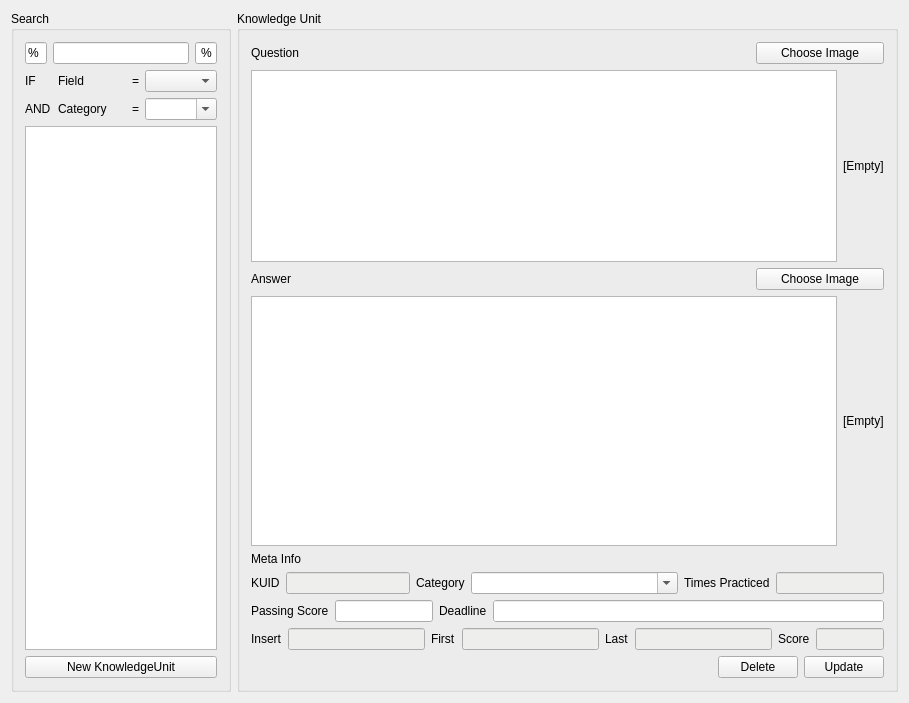
<?xml version="1.0" encoding="UTF-8"?>
<ui version="4.0">
 <class>Qrammer::Window::ManageDB</class>
 <widget class="QMainWindow" name="Qrammer::Window::ManageDB">
  <property name="geometry">
   <rect>
    <x>0</x>
    <y>0</y>
    <width>909</width>
    <height>703</height>
   </rect>
  </property>
  <property name="windowTitle">
   <string>Qrammer - DB Utility</string>
  </property>
  <property name="windowIcon">
   <iconset resource="../../resources/res.qrc">
    <normaloff>:/qrammer-db-tool.ico</normaloff>:/qrammer-db-tool.ico</iconset>
  </property>
  <widget class="QWidget" name="centralWidget">
   <layout class="QVBoxLayout" name="verticalLayout_7">
    <item>
     <layout class="QHBoxLayout" name="horizontalLayout_5" stretch="25,75">
      <item>
       <widget class="QGroupBox" name="groupBox_LHS">
        <property name="title">
         <string>Search</string>
        </property>
        <layout class="QVBoxLayout" name="verticalLayout">
         <item>
          <layout class="QHBoxLayout" name="horizontalLayout_7">
           <item>
            <widget class="QLineEdit" name="lineEdit_Keyword_Prefix">
             <property name="sizePolicy">
              <sizepolicy hsizetype="Expanding" vsizetype="Fixed">
               <horstretch>1</horstretch>
               <verstretch>0</verstretch>
              </sizepolicy>
             </property>
             <property name="maximumSize">
              <size>
               <width>25</width>
               <height>16777215</height>
              </size>
             </property>
             <property name="text">
              <string>%</string>
             </property>
            </widget>
           </item>
           <item>
            <widget class="QLineEdit" name="lineEdit_Keyword">
             <property name="sizePolicy">
              <sizepolicy hsizetype="Expanding" vsizetype="Fixed">
               <horstretch>10</horstretch>
               <verstretch>0</verstretch>
              </sizepolicy>
             </property>
            </widget>
           </item>
           <item>
            <widget class="QLineEdit" name="lineEdit_Keyword_Suffix">
             <property name="sizePolicy">
              <sizepolicy hsizetype="Expanding" vsizetype="Fixed">
               <horstretch>1</horstretch>
               <verstretch>0</verstretch>
              </sizepolicy>
             </property>
             <property name="maximumSize">
              <size>
               <width>25</width>
               <height>16777215</height>
              </size>
             </property>
             <property name="text">
              <string>%</string>
             </property>
             <property name="alignment">
              <set>Qt::AlignRight|Qt::AlignTrailing|Qt::AlignVCenter</set>
             </property>
            </widget>
           </item>
          </layout>
         </item>
         <item>
          <layout class="QHBoxLayout" name="horizontalLayout">
           <item>
            <layout class="QVBoxLayout" name="verticalLayout_3">
             <item>
              <widget class="QLabel" name="label">
               <property name="text">
                <string>IF</string>
               </property>
              </widget>
             </item>
             <item>
              <widget class="QLabel" name="label_2">
               <property name="text">
                <string>AND</string>
               </property>
              </widget>
             </item>
            </layout>
           </item>
           <item>
            <layout class="QVBoxLayout" name="verticalLayout_4">
             <item>
              <widget class="QLabel" name="label_11">
               <property name="text">
                <string>Field</string>
               </property>
               <property name="alignment">
                <set>Qt::AlignLeading|Qt::AlignLeft|Qt::AlignVCenter</set>
               </property>
              </widget>
             </item>
             <item>
              <widget class="QLabel" name="label_12">
               <property name="text">
                <string>Category</string>
               </property>
               <property name="alignment">
                <set>Qt::AlignLeading|Qt::AlignLeft|Qt::AlignVCenter</set>
               </property>
              </widget>
             </item>
            </layout>
           </item>
           <item>
            <layout class="QVBoxLayout" name="verticalLayout_5">
             <item>
              <widget class="QLabel" name="label_14">
               <property name="text">
                <string>=</string>
               </property>
               <property name="alignment">
                <set>Qt::AlignRight|Qt::AlignTrailing|Qt::AlignVCenter</set>
               </property>
              </widget>
             </item>
             <item>
              <widget class="QLabel" name="label_13">
               <property name="text">
                <string>=</string>
               </property>
               <property name="alignment">
                <set>Qt::AlignRight|Qt::AlignTrailing|Qt::AlignVCenter</set>
               </property>
              </widget>
             </item>
            </layout>
           </item>
           <item>
            <layout class="QVBoxLayout" name="verticalLayout_6">
             <item>
              <widget class="QComboBox" name="comboBox_Field">
               <property name="sizePolicy">
                <sizepolicy hsizetype="Preferred" vsizetype="Fixed">
                 <horstretch>10</horstretch>
                 <verstretch>0</verstretch>
                </sizepolicy>
               </property>
               <property name="editable">
                <bool>false</bool>
               </property>
              </widget>
             </item>
             <item>
              <widget class="QComboBox" name="comboBox_Maintype_Search">
               <property name="sizePolicy">
                <sizepolicy hsizetype="Preferred" vsizetype="Fixed">
                 <horstretch>10</horstretch>
                 <verstretch>0</verstretch>
                </sizepolicy>
               </property>
               <property name="editable">
                <bool>true</bool>
               </property>
              </widget>
             </item>
            </layout>
           </item>
          </layout>
         </item>
         <item>
          <widget class="QListWidget" name="listWidget_SearchResults"/>
         </item>
         <item>
          <widget class="QPushButton" name="pushButton_NewKU">
           <property name="text">
            <string>New KnowledgeUnit</string>
           </property>
          </widget>
         </item>
        </layout>
       </widget>
      </item>
      <item>
       <widget class="QGroupBox" name="groupBox_RHS">
        <property name="title">
         <string>Knowledge Unit</string>
        </property>
        <layout class="QVBoxLayout" name="verticalLayout_2" stretch="0,0,0,70,0,0,0,0,0">
         <item>
          <layout class="QHBoxLayout" name="horizontalLayout_QuestionTitle">
           <item>
            <widget class="QLabel" name="label_QuestionTitle">
             <property name="text">
              <string>Question</string>
             </property>
            </widget>
           </item>
           <item>
            <widget class="QPushButton" name="pushButton_ChooseQuestionImage">
             <property name="maximumSize">
              <size>
               <width>128</width>
               <height>16777215</height>
              </size>
             </property>
             <property name="text">
              <string>Choose Image</string>
             </property>
            </widget>
           </item>
          </layout>
         </item>
         <item>
          <layout class="QHBoxLayout" name="horizontalLayout_QuestionContent">
           <item>
            <widget class="QPlainTextEdit" name="plainTextEdit_Question">
             <property name="sizePolicy">
              <sizepolicy hsizetype="Expanding" vsizetype="Expanding">
               <horstretch>0</horstretch>
               <verstretch>2</verstretch>
              </sizepolicy>
             </property>
            </widget>
           </item>
           <item>
            <widget class="QLabel" name="label_QuestionImage">
             <property name="text">
              <string>[Empty]</string>
             </property>
            </widget>
           </item>
          </layout>
         </item>
         <item>
          <layout class="QHBoxLayout" name="horizontalLayout_AnswerTitle">
           <item>
            <widget class="QLabel" name="label_Answer">
             <property name="text">
              <string>Answer</string>
             </property>
            </widget>
           </item>
           <item>
            <widget class="QPushButton" name="pushButton_ChooseImage">
             <property name="maximumSize">
              <size>
               <width>128</width>
               <height>16777215</height>
              </size>
             </property>
             <property name="text">
              <string>Choose Image</string>
             </property>
            </widget>
           </item>
          </layout>
         </item>
         <item>
          <layout class="QHBoxLayout" name="horizontalLayout_AnswerContent">
           <item>
            <widget class="QPlainTextEdit" name="plainTextEdit_Answer">
             <property name="sizePolicy">
              <sizepolicy hsizetype="Expanding" vsizetype="Expanding">
               <horstretch>0</horstretch>
               <verstretch>8</verstretch>
              </sizepolicy>
             </property>
            </widget>
           </item>
           <item>
            <widget class="QLabel" name="label_AnswerImage">
             <property name="text">
              <string>[Empty]</string>
             </property>
            </widget>
           </item>
          </layout>
         </item>
         <item>
          <widget class="QLabel" name="label_5">
           <property name="text">
            <string>Meta Info</string>
           </property>
          </widget>
         </item>
         <item>
          <layout class="QHBoxLayout" name="horizontalLayout_3">
           <item>
            <widget class="QLabel" name="label_7">
             <property name="text">
              <string>KUID</string>
             </property>
            </widget>
           </item>
           <item>
            <widget class="QLineEdit" name="lineEdit_KUID">
             <property name="sizePolicy">
              <sizepolicy hsizetype="Expanding" vsizetype="Fixed">
               <horstretch>3</horstretch>
               <verstretch>0</verstretch>
              </sizepolicy>
             </property>
             <property name="palette">
              <palette>
               <active>
                <colorrole role="Base">
                 <brush brushstyle="SolidPattern">
                  <color alpha="255">
                   <red>238</red>
                   <green>238</green>
                   <blue>236</blue>
                  </color>
                 </brush>
                </colorrole>
               </active>
               <inactive>
                <colorrole role="Base">
                 <brush brushstyle="SolidPattern">
                  <color alpha="255">
                   <red>238</red>
                   <green>238</green>
                   <blue>236</blue>
                  </color>
                 </brush>
                </colorrole>
               </inactive>
               <disabled>
                <colorrole role="Base">
                 <brush brushstyle="SolidPattern">
                  <color alpha="255">
                   <red>239</red>
                   <green>239</green>
                   <blue>239</blue>
                  </color>
                 </brush>
                </colorrole>
               </disabled>
              </palette>
             </property>
             <property name="readOnly">
              <bool>true</bool>
             </property>
            </widget>
           </item>
           <item>
            <widget class="QLabel" name="label_Category">
             <property name="text">
              <string>Category</string>
             </property>
            </widget>
           </item>
           <item>
            <widget class="QComboBox" name="comboBox_Maintype_Meta">
             <property name="sizePolicy">
              <sizepolicy hsizetype="Preferred" vsizetype="Fixed">
               <horstretch>5</horstretch>
               <verstretch>0</verstretch>
              </sizepolicy>
             </property>
             <property name="editable">
              <bool>true</bool>
             </property>
            </widget>
           </item>
           <item>
            <widget class="QLabel" name="label_TimesPracticed">
             <property name="text">
              <string>Times Practiced</string>
             </property>
            </widget>
           </item>
           <item>
            <widget class="QLineEdit" name="lineEdit_TimesPracticed">
             <property name="palette">
              <palette>
               <active>
                <colorrole role="Base">
                 <brush brushstyle="SolidPattern">
                  <color alpha="255">
                   <red>238</red>
                   <green>238</green>
                   <blue>236</blue>
                  </color>
                 </brush>
                </colorrole>
               </active>
               <inactive>
                <colorrole role="Base">
                 <brush brushstyle="SolidPattern">
                  <color alpha="255">
                   <red>238</red>
                   <green>238</green>
                   <blue>236</blue>
                  </color>
                 </brush>
                </colorrole>
               </inactive>
               <disabled>
                <colorrole role="Base">
                 <brush brushstyle="SolidPattern">
                  <color alpha="255">
                   <red>239</red>
                   <green>239</green>
                   <blue>239</blue>
                  </color>
                 </brush>
                </colorrole>
               </disabled>
              </palette>
             </property>
             <property name="autoFillBackground">
              <bool>false</bool>
             </property>
             <property name="readOnly">
              <bool>true</bool>
             </property>
            </widget>
           </item>
          </layout>
         </item>
         <item>
          <layout class="QHBoxLayout" name="horizontalLayout_2">
           <item>
            <widget class="QLabel" name="label_10">
             <property name="text">
              <string>Passing Score</string>
             </property>
            </widget>
           </item>
           <item>
            <widget class="QLineEdit" name="lineEdit_PassingScore">
             <property name="sizePolicy">
              <sizepolicy hsizetype="Expanding" vsizetype="Fixed">
               <horstretch>2</horstretch>
               <verstretch>0</verstretch>
              </sizepolicy>
             </property>
            </widget>
           </item>
           <item>
            <widget class="QLabel" name="label_Deadline">
             <property name="text">
              <string>Deadline</string>
             </property>
            </widget>
           </item>
           <item>
            <widget class="QLineEdit" name="lineEdit_Deadline">
             <property name="sizePolicy">
              <sizepolicy hsizetype="Expanding" vsizetype="Fixed">
               <horstretch>8</horstretch>
               <verstretch>0</verstretch>
              </sizepolicy>
             </property>
             <property name="autoFillBackground">
              <bool>true</bool>
             </property>
            </widget>
           </item>
          </layout>
         </item>
         <item>
          <layout class="QHBoxLayout" name="horizontalLayout_6">
           <item>
            <widget class="QLabel" name="label_8">
             <property name="text">
              <string>Insert</string>
             </property>
            </widget>
           </item>
           <item>
            <widget class="QLineEdit" name="lineEdit_InsertDate">
             <property name="sizePolicy">
              <sizepolicy hsizetype="Expanding" vsizetype="Fixed">
               <horstretch>4</horstretch>
               <verstretch>0</verstretch>
              </sizepolicy>
             </property>
             <property name="palette">
              <palette>
               <active>
                <colorrole role="Base">
                 <brush brushstyle="SolidPattern">
                  <color alpha="255">
                   <red>238</red>
                   <green>238</green>
                   <blue>236</blue>
                  </color>
                 </brush>
                </colorrole>
               </active>
               <inactive>
                <colorrole role="Base">
                 <brush brushstyle="SolidPattern">
                  <color alpha="255">
                   <red>238</red>
                   <green>238</green>
                   <blue>236</blue>
                  </color>
                 </brush>
                </colorrole>
               </inactive>
               <disabled>
                <colorrole role="Base">
                 <brush brushstyle="SolidPattern">
                  <color alpha="255">
                   <red>239</red>
                   <green>239</green>
                   <blue>239</blue>
                  </color>
                 </brush>
                </colorrole>
               </disabled>
              </palette>
             </property>
             <property name="readOnly">
              <bool>true</bool>
             </property>
            </widget>
           </item>
           <item>
            <widget class="QLabel" name="label_15">
             <property name="text">
              <string>First</string>
             </property>
            </widget>
           </item>
           <item>
            <widget class="QLineEdit" name="lineEdit_1stPracticeDate">
             <property name="sizePolicy">
              <sizepolicy hsizetype="Expanding" vsizetype="Fixed">
               <horstretch>4</horstretch>
               <verstretch>0</verstretch>
              </sizepolicy>
             </property>
             <property name="palette">
              <palette>
               <active>
                <colorrole role="Base">
                 <brush brushstyle="SolidPattern">
                  <color alpha="255">
                   <red>238</red>
                   <green>238</green>
                   <blue>236</blue>
                  </color>
                 </brush>
                </colorrole>
               </active>
               <inactive>
                <colorrole role="Base">
                 <brush brushstyle="SolidPattern">
                  <color alpha="255">
                   <red>238</red>
                   <green>238</green>
                   <blue>236</blue>
                  </color>
                 </brush>
                </colorrole>
               </inactive>
               <disabled>
                <colorrole role="Base">
                 <brush brushstyle="SolidPattern">
                  <color alpha="255">
                   <red>239</red>
                   <green>239</green>
                   <blue>239</blue>
                  </color>
                 </brush>
                </colorrole>
               </disabled>
              </palette>
             </property>
             <property name="readOnly">
              <bool>true</bool>
             </property>
            </widget>
           </item>
           <item>
            <widget class="QLabel" name="label_16">
             <property name="text">
              <string>Last</string>
             </property>
            </widget>
           </item>
           <item>
            <widget class="QLineEdit" name="lineEdit_LastPracticeDate">
             <property name="sizePolicy">
              <sizepolicy hsizetype="Expanding" vsizetype="Fixed">
               <horstretch>4</horstretch>
               <verstretch>0</verstretch>
              </sizepolicy>
             </property>
             <property name="palette">
              <palette>
               <active>
                <colorrole role="Base">
                 <brush brushstyle="SolidPattern">
                  <color alpha="255">
                   <red>238</red>
                   <green>238</green>
                   <blue>236</blue>
                  </color>
                 </brush>
                </colorrole>
               </active>
               <inactive>
                <colorrole role="Base">
                 <brush brushstyle="SolidPattern">
                  <color alpha="255">
                   <red>238</red>
                   <green>238</green>
                   <blue>236</blue>
                  </color>
                 </brush>
                </colorrole>
               </inactive>
               <disabled>
                <colorrole role="Base">
                 <brush brushstyle="SolidPattern">
                  <color alpha="255">
                   <red>239</red>
                   <green>239</green>
                   <blue>239</blue>
                  </color>
                 </brush>
                </colorrole>
               </disabled>
              </palette>
             </property>
             <property name="readOnly">
              <bool>true</bool>
             </property>
            </widget>
           </item>
           <item>
            <widget class="QLabel" name="label_17">
             <property name="text">
              <string>Score</string>
             </property>
            </widget>
           </item>
           <item>
            <widget class="QLineEdit" name="lineEdit_PreviousScore">
             <property name="sizePolicy">
              <sizepolicy hsizetype="Expanding" vsizetype="Fixed">
               <horstretch>2</horstretch>
               <verstretch>0</verstretch>
              </sizepolicy>
             </property>
             <property name="palette">
              <palette>
               <active>
                <colorrole role="Base">
                 <brush brushstyle="SolidPattern">
                  <color alpha="255">
                   <red>238</red>
                   <green>238</green>
                   <blue>236</blue>
                  </color>
                 </brush>
                </colorrole>
               </active>
               <inactive>
                <colorrole role="Base">
                 <brush brushstyle="SolidPattern">
                  <color alpha="255">
                   <red>238</red>
                   <green>238</green>
                   <blue>236</blue>
                  </color>
                 </brush>
                </colorrole>
               </inactive>
               <disabled>
                <colorrole role="Base">
                 <brush brushstyle="SolidPattern">
                  <color alpha="255">
                   <red>239</red>
                   <green>239</green>
                   <blue>239</blue>
                  </color>
                 </brush>
                </colorrole>
               </disabled>
              </palette>
             </property>
             <property name="readOnly">
              <bool>true</bool>
             </property>
            </widget>
           </item>
          </layout>
         </item>
         <item>
          <layout class="QHBoxLayout" name="horizontalLayout_4">
           <item>
            <spacer name="horizontalSpacer">
             <property name="orientation">
              <enum>Qt::Horizontal</enum>
             </property>
             <property name="sizeHint" stdset="0">
              <size>
               <width>40</width>
               <height>20</height>
              </size>
             </property>
            </spacer>
           </item>
           <item>
            <widget class="QPushButton" name="pushButton_Delete">
             <property name="text">
              <string>Delete</string>
             </property>
            </widget>
           </item>
           <item>
            <widget class="QPushButton" name="pushButton_WriteDB">
             <property name="text">
              <string>Update</string>
             </property>
            </widget>
           </item>
          </layout>
         </item>
        </layout>
       </widget>
      </item>
     </layout>
    </item>
   </layout>
  </widget>
 </widget>
 <layoutdefault spacing="6" margin="11"/>
 <resources>
  <include location="../../resources/res.qrc"/>
 </resources>
 <connections/>
</ui>
